Frame 1 (no input): blank canvas, image omitted
Frame 60 (the mouse pressed at the canvas centre just before this capture): blank canvas, image omitted
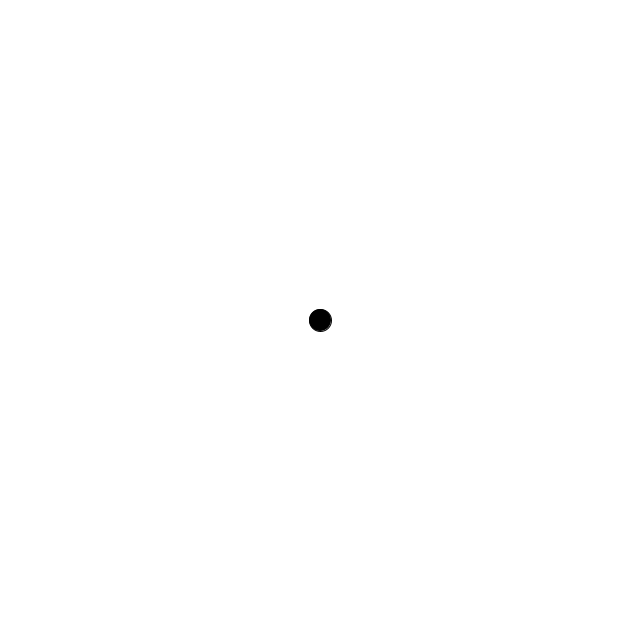
Frame 120 (the mouse held since frame 60 and released just before this capture)

The Processing sketch whose frames 1 and 60 were blank and that drew this single picture after the mouse press (run headless with seeded random() and noise(); from frame 60 on, the mouse is pressed at the canvas centre):

// Processing sketch: processing_102485
// ── processing_102485.pde


int MAX_BALLS = 500;

int noOfBalls;
boolean newBall = false;
float[] xpos = new float[MAX_BALLS];
float[] ypos = new float[MAX_BALLS];

float[] xvol = new float[MAX_BALLS];
float[] yvol = new float[MAX_BALLS];

float[] xp1 = new float[MAX_BALLS];
float[] yp1 = new float[MAX_BALLS];

float[] xlen = new float[MAX_BALLS];
float[] ylen = new float[MAX_BALLS];

float[] xsize = new float[MAX_BALLS];
float[] ysize = new float[MAX_BALLS];

float[] sizec = new float[MAX_BALLS];
int[][] fillColor = new int[MAX_BALLS][3];

//PImage [] images;

//int[] currentPosition = new int[MAX_BALLS];
int[] direction = new int[MAX_BALLS] ;


void setup()
{
  size(640, 640);
  background(255);
  smooth();
  noOfBalls = 0;
  for(int i=0; i < MAX_BALLS;i++)
  {
    xvol[i] = 0;
    yvol[i] = 0;
    xsize[i]= 20;
    ysize[i] = 20;
    sizec[i] = 1;
  }
  //imageMode(CENTER);
  //images = loadImages("Animation_data/movie",".jpg", 134);
  
}

void mousePressed()
{
  //code to create a ball
  noOfBalls++;
  xp1[noOfBalls-1] = mouseX;
  yp1[noOfBalls-1] = mouseY;

  newBall = true;
  
  
}

void mouseReleased()
{
   xvol[noOfBalls-1] = (xp1[noOfBalls-1] - mouseX)/40;
   yvol[noOfBalls-1] = (yp1[noOfBalls-1] - mouseY)/40;
   
   xlen[noOfBalls-1] = abs(xpos[noOfBalls-1] - xp1[noOfBalls-1]);
   ylen[noOfBalls-1] = abs(ypos[noOfBalls-1] - yp1[noOfBalls-1]);
   
   fillColor[noOfBalls-1][0]= (int)random(0,255);
   fillColor[noOfBalls-1][1]= (int)random(0,255);
   fillColor[noOfBalls-1][2]= (int)random(0,255);
   
   //currentPosition[noOfBalls-1] = 0;
   direction[noOfBalls-1] = 1;
   
}


void draw()
{
  
  if (mousePressed)
  {
    
    background(255);
    stroke(0);
    line(xp1[noOfBalls-1],yp1[noOfBalls-1],mouseX,mouseY);
    xpos[noOfBalls-1] = mouseX;
    ypos[noOfBalls-1] = mouseY;
    ellipse(xpos[noOfBalls-1],ypos[noOfBalls-1],20,20);
  }
  
  if (newBall)
  {
    for(int i=0; i< noOfBalls;i++)
    {
      xsize[i] = xsize[i] + sizec[i];
      ysize[i] = ysize[i] + sizec[i];
      if (xsize[i] > 50 || xsize[i] < 0)
      {
        sizec[i] = -1*sizec[i];
        direction[i] = -1*direction[i];
      }
      xpos[i] =xpos[i] +xvol[i];
      ypos[i] =ypos[i] +yvol[i];
      if(xlen[0] < abs(xpos[0] - xp1[0]))
      {
        xvol[i]= -1*xvol[i];
      }
       if(ylen[i] < abs(ypos[i] - yp1[i]))
      {
        yvol[i]= -1*yvol[i];
      }
    }
    
    background(255);
    stroke(0);
    for(int i=0; i<noOfBalls;i++)
    {
      line(xp1[i],yp1[i],xpos[i],ypos[i]);
      /*if (currentPosition[i] >= images.length)
      {
        currentPosition[i] = 0;
      }
      else if (currentPosition[i] < 0)
      {
        currentPosition[i] = images.length - 1;
      }*/
    }
   

    
  
    for(int i=0; i<noOfBalls;i++)
    {
      //currentPosition[i]= currentPosition[i] + (int)(sqrt(xvol[i]*xvol[i] + yvol[i]*yvol[i]))*direction[i];
    
      fill(fillColor[i][0],fillColor[i][1],fillColor[i][2]);
      ellipse(xpos[i],ypos[i],xsize[i],ysize[i]);
      stroke(0);
    }
    
    for(int i=1; i <noOfBalls;i++)
    {
      line(xpos[i-1],ypos[i-1],xpos[i],ypos[i]);
      line(xp1[i-1],yp1[i-1],xp1[i],yp1[i]);
    }
  }
  
 
}
